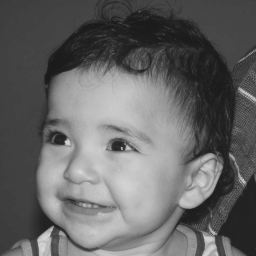
//> input picture DCA0445/src/biel.png, 256 x 256 px
$ ./calculadora ../biel.png   (built with g++ and OpenCV 4)
//> lines starting //> are read from the running program, lines starting //| are printed output that depends on the picture
#include "opencv2/highgui/highgui.hpp"
#include "opencv2/imgproc/imgproc.hpp"
#include <iostream>
#include <stdio.h>
#include <stdlib.h>

using namespace cv;
using namespace std;

Mat imagem, bordas;
Mat imagemBorrada1, imagemBorrada3;

vector<Vec4i> hierarquia;
vector<vector<Point> > contornos;
double momentos[7];

/** @function main */
int main( int argc, char** argv )
{
    /* Verifica o número de argumentos.  */
    if (argc != 2)
    {
        cout << "A lista de argumentos deve ser: "
        "./calculadora <imagem>" << endl;
        return -1;
    }

    /* Checa se a imagem pode ser aberta. */
    imagem = imread(argv[1], CV_LOAD_IMAGE_GRAYSCALE);
//> imagem is the input picture: 256 rows x 256 cols, CV_8UC1; min 26, max 219, mean 100.9

    if (!imagem.data)
    {
        cout << "A imagem não pode ser aberta." << endl;
        return -2;
    }

    /* Suaviza a imagem. */
    blur(imagem, imagemBorrada1, Size(12, 12));
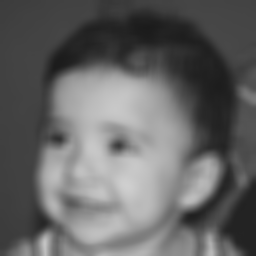
//> imagemBorrada1: 256 rows x 256 cols, CV_8UC1; min 27, max 207, mean 100.7
    blur(imagem, imagemBorrada3, Size(5, 5));
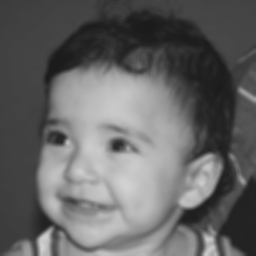
//> imagemBorrada3: 256 rows x 256 cols, CV_8UC1; min 26, max 210, mean 100.9


    Mat diferenca = imagemBorrada1 - imagemBorrada3;
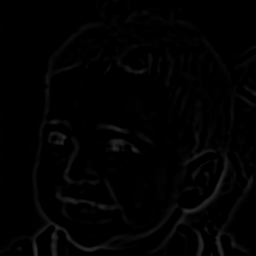
//> diferenca: 256 rows x 256 cols, CV_8UC1; min 0, max 46, mean 2.2
    bitwise_not(diferenca, diferenca);
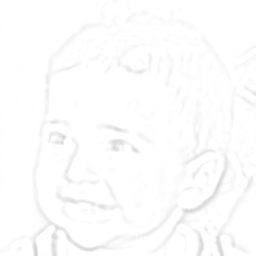
//> diferenca: 256 rows x 256 cols, CV_8UC1; min 209, max 255, mean 252.8
    normalize(diferenca, diferenca, 0, 255, NORM_MINMAX);
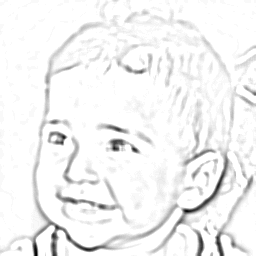
//> diferenca: 256 rows x 256 cols, CV_8UC1; min 0, max 255, mean 242.8

    vector<Vec3f> circulos;

    int minDist = 120;

    cout << "Rows: " << imagem.rows << endl;
//| Rows: 256
    cout << "Mindist: " << minDist << endl;

    HoughCircles(diferenca, circulos, CV_HOUGH_GRADIENT, 1, imagem.rows/2, minDist, 100, 0, 0);
//> circulos = empty

    /// Draw the circles detected
    for( size_t i = 0; i < circulos.size(); i++ )
    {


      Point center(cvRound(circulos[i][0]), cvRound(circulos[i][1]));
      int radius = cvRound(circulos[i][2]);
      // circle center
      circle( diferenca, center, 3, Scalar(0,0,0), -1, 8, 0 );
      // circle outline
      circle( diferenca, center, radius, Scalar(0,0,0), 3, 8, 0 );
    }
//> this loop made 0 passes


    Moments momento = moments(imagem, false);
//> momento = moments, m00 6612984, centre m10/m00, m01/m00 = (123.5, 144.5)
    HuMoments(momento, momentos);
//> momentos = [0.00132, 5.11e-09, 3.13e-12, 5.57e-11, -7.35e-22, 3.67e-15, -2.94e-23]

    for (int i = 0; i<7; i++)
        cout << momentos[i] << endl;
//> this loop made 7 passes
//| 0.00131628
//| 5.11276e-09
//| 3.1286e-12
//| 5.5724e-11
//| -7.35175e-22
//| 3.67285e-15
//| -2.9442e-23

    // [13 lines of commented-out code are left out]

    imshow("imagem", diferenca);

    //imwrite("imagem.jpg", imagem);

  waitKey(0);
  return(0);
}

$ run again, on DCA0445/src/onca.png
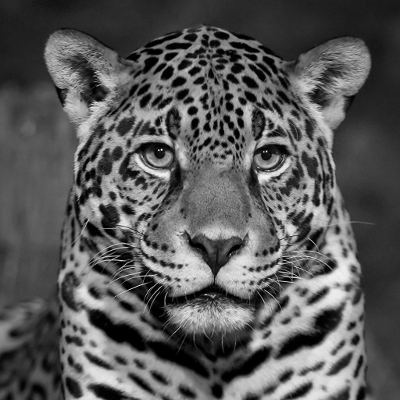
//> input picture DCA0445/src/onca.png, 400 x 400 px
//> imagem is the input picture: 400 rows x 400 cols, CV_8UC1; min 0, max 248, mean 88.7
//> `blur(imagem, imagemBorrada1, Size(12, 12));`:
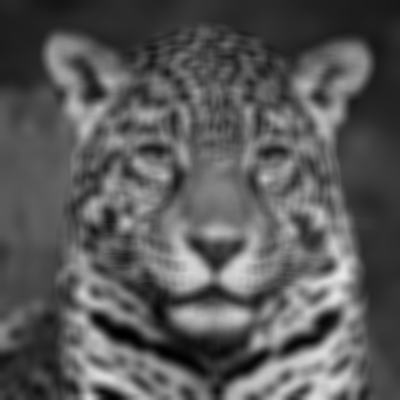
//> imagemBorrada1: 400 rows x 400 cols, CV_8UC1; min 0, max 232, mean 88.7
//| Rows: 400
//> circulos = 1 circle (x, y, radius): [203.5, 166.5, 134]
//> the loop `for( size_t i = 0; i < circulos.size(); i++ )` made 1 pass
//> (center, radius) on pass 1: (Point(204, 166), 134)
//> after the loop `for( size_t i = 0; i < circulos.size(); i++ )`:
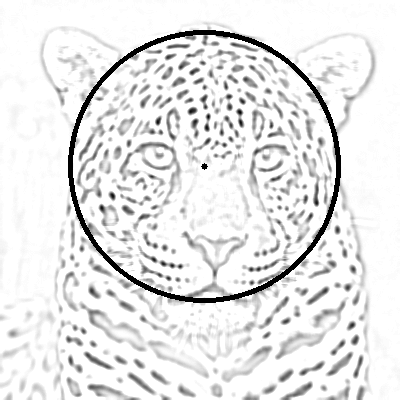
//> diferenca: 400 rows x 400 cols, CV_8UC1; min 0, max 255, mean 231.7
//> momento = moments, m00 14194294, centre m10/m00, m01/m00 = (201.8, 216.9)
//> momentos = [0.00164, 1.09e-08, 1.78e-11, 5.85e-12, -4.86e-23, 4.91e-16, 3.46e-23]
//> the loop `for (int i = 0; i<7; i++)` made 7 passes
//| 0.00164038
//| 1.08821e-08
//| 1.78063e-11
//| 5.84547e-12
//| -4.85843e-23
//> (output is shown up to pass 5 of 7)
